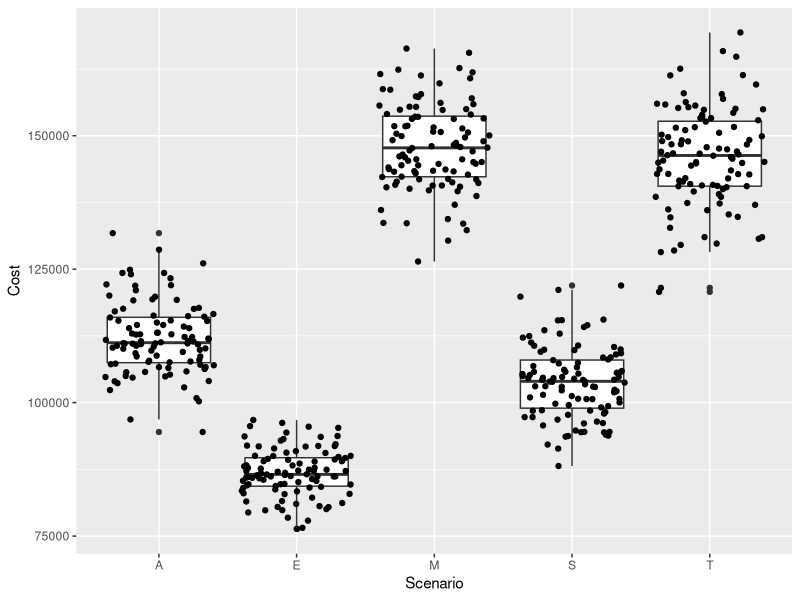

R code for this plot:
endT=50;tstep=1
pop0=c(990,10,0,0) #SIRV
pars=list(c=4,p=0.1,ve=0.2,d=5)
n=100 #number of iterations
costs=list(I=100,vx=10,q=400,s=100)
library(tidyverse)


## Tau Leap
Rates_tau=function(params,x,tstep){
  S=x[1];I=x[2];R=x[3];V=x[4];N=S+I+R+V
  rates=rep(NA,2)
  rates[1]=params$beta*S*I/N #infection
  rates[2]=params$gamma*I #recovery
  rates[3]=params$beta_v*S*V/N #vaccinated infection
  rates=rates*tstep #multiply all rates by time step
  return(rates)
}
Events_tau=function(rates,x){
  S=x[1];I=x[2];R=x[3];V=x[4];N=S+I+R+V
  infection=min(S,rpois(1,rates[1])) #we don't want more infected than the total in S
  S=S-infection;I=I+infection #infection
  infection_v=min(V,rpois(1,rates[3])) #we don't want more vx infected than the total in V
  V=V-infection_v;I=I+infection_v #vx infection
  recovery=min(I,rpois(1,rates[2])) #we don't want more recovering than the total in I
  I=I-recovery;R=R+recovery #recovery
  return(c(S,I,R,V))
}
Iteration_tau=function(pars,tstep,endT,pop0,q,v,s){
  pop_tau=matrix(NA,nrow=endT/tstep+1,ncol=5,dimnames = list(NULL,c("time","S","I","R","V")))
  vx=rep(0,nrow(pop_tau))
  pop_now=pop0
  t=0;step=1
  pop_tau[1,]=c(t,pop_now)
  while(t<endT){
    if(v[t+1]>0){if(v[t+1]<pop_now[1]){
      vx[t]=v[t];pop_now[1]=pop_now[1]-v[t+1];pop_now[4]=pop_now[4]+v[t+1]}else{
        vx[t]=pop_now[1];pop_now[1]=0;pop_now[4]=pop_now[4]+vx[t+1]
      }}
    params=list(beta=pars$c*pars$p*q[t+1],beta_v=pars$c*pars$p*pars$ve*q[t+1],gamma=s[t+1]/pars$d) #parameters
    ratedraw=Rates_tau(params,pop_now,tstep) #calculate rates
    eventdraw=Events_tau(ratedraw,pop_now) #make events happen
    t=t+tstep;step=step+1 #update time and matrix position
    pop_tau[step,]=c(t,eventdraw)
    pop_now=eventdraw #update population
  }
  return(list(finalpop=pop_now,v_n=sum(vx),I_n=sum(pop_tau[,3])-1,q_n=length(which(q!=1)),s_n=length(which(s!=1))))
}

Cost_est=function(endT,pop0,pars,n,q,v,s,costs){
pop_sim_tau=list(NULL);
outcomes=data.frame(total_infection=rep(NA,n),total_vx=rep(NA,n),total_q=rep(NA,n),total_s=rep(NA,n))
for(i in 1:n){
  pop_sim_tau[[i]]=Iteration_tau(pars,tstep,endT,pop0,q,v,s) #results of iteration
  outcomes$total_infection[i]=pop_sim_tau[[i]]$I_n
  outcomes$total_vx[i]=pop_sim_tau[[i]]$v_n
  outcomes$total_q[i]=pop_sim_tau[[i]]$q_n
  outcomes$total_s[i]=pop_sim_tau[[i]]$s_n
}
outcomes$costs=outcomes$total_infection*costs$I+outcomes$total_vx*costs$vx+outcomes$total_q*costs$q+outcomes$total_s*costs$s
return(outcomes)
}


#Basic scenarios
qs=cbind(rep(1,endT),rep(0.5,endT),rep(1,endT),rep(1,endT),rep(0.5,endT))
vs=cbind(rep(0,endT),rep(0,endT),rep(20,endT),rep(0,endT),rep(20,endT))
ss=cbind(rep(1,endT),rep(1,endT),rep(1,endT),rep(2,endT),rep(2,endT))
out_cost=matrix(NA,nrow=n,ncol=ncol(qs))
colnames(out_cost)=c("Null","Q","V","S","QVS")

#Class scenarios
qs=cbind(c(rep(0.5,7),rep(1,endT-7)),
         c(rep(1,20),rep(0.5,5),rep(1,15),rep(0.5,10)),
         c(rep(0.5,30),rep(1,20)),
         rep(1,endT),
         c(rep(0.5,5),rep(1,45)))
vs=cbind(rep(20,endT),
         c(rep(20,20),rep(0,endT-20)),
         rep(20,endT),
         rep(20,endT),
         c(rep(0,5),rep(20,25),rep(0,20)))
ss=cbind(c(rep(1,5),rep(2,20),rep(1,endT-25)),
         c(rep(1,10),rep(2,15),rep(1,endT-25)),
         c(rep(1,40),rep(2,10)),
         rep(1,endT),
         c(rep(1,30),rep(2,20)))
out_cost=matrix(NA,nrow=n,ncol=ncol(qs))
colnames(out_cost)=c("E",
                     "A",
                     "S",
                     "M",
                     "T")

costs=list(I=50,vx=10,q=200,s=100)

for(p in 1:ncol(qs)){
  out=Cost_est(endT,pop0,pars,n,qs[,p],vs[,p],ss[,p],costs)
  out_cost[,p]=out$costs
}
cost_long=pivot_longer(as.data.frame(out_cost),names_to = "Scenario",values_to = "Cost",cols = 1:ncol(out_cost))
ggplot(cost_long,aes(x=Scenario,y=Cost))+geom_boxplot()+geom_jitter()

